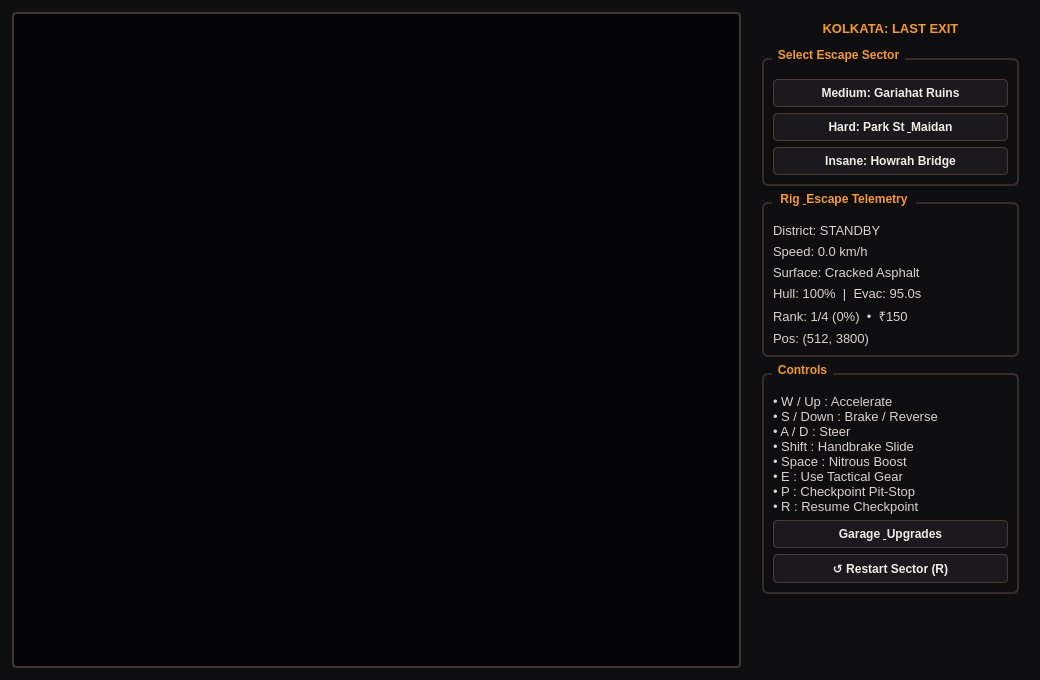
<?xml version="1.0" encoding="UTF-8"?>
<ui version="4.0">
 <class>MainWindow</class>
 <widget class="QMainWindow" name="MainWindow">
  <property name="geometry">
   <rect>
    <x>0</x>
    <y>0</y>
    <width>1040</width>
    <height>680</height>
   </rect>
  </property>
  <property name="windowTitle">
   <string>Kolkata: Last Exit — Apocalyptic Mode-7 Escape</string>
  </property>
  <property name="styleSheet">
   <string notr="true">
    QMainWindow { background-color: #0e0d10; color: #e6e2dc; }
    QGroupBox { font-weight: bold; border: 2px solid #352b28; border-radius: 6px; margin-top: 10px; padding-top: 10px; color: #f59b23; }
    QGroupBox::title { subcontrol-origin: margin; subcontrol-position: top left; left: 10px; padding: 0 4px; }
    QPushButton { background-color: #1c191e; color: #f0ece6; border: 1px solid #4a3a34; border-radius: 4px; padding: 6px 12px; font-weight: bold; }
    QPushButton:hover { background-color: #2b2220; border-color: #f59b23; }
    QPushButton:pressed { background-color: #f59b23; color: #0e0d10; }
    QLabel { color: #d8d3cc; font-size: 10pt; }
   </string>
  </property>
  <widget class="QWidget" name="centralWidget">
   <layout class="QHBoxLayout" name="horizontalLayout">
    <property name="spacing"><number>12</number></property>
    <property name="leftMargin"><number>12</number></property>
    <property name="topMargin"><number>12</number></property>
    <property name="rightMargin"><number>12</number></property>
    <property name="bottomMargin"><number>12</number></property>
    <item>
     <widget class="QWidget" name="canvasContainer" native="true">
      <property name="sizePolicy">
       <sizepolicy hsizetype="Expanding" vsizetype="Expanding">
        <horstretch>3</horstretch>
        <verstretch>0</verstretch>
       </sizepolicy>
      </property>
      <property name="styleSheet">
       <string notr="true">background-color: #050507; border: 2px solid #423530; border-radius: 4px;</string>
      </property>
     </widget>
    </item>
    <item>
     <widget class="QWidget" name="controlPanel" native="true">
      <property name="sizePolicy">
       <sizepolicy hsizetype="Preferred" vsizetype="Expanding">
        <horstretch>1</horstretch>
        <verstretch>0</verstretch>
       </sizepolicy>
      </property>
      <property name="minimumSize">
       <size><width>275</width><height>0</height></size>
      </property>
      <layout class="QVBoxLayout" name="verticalLayout">
       <item>
        <widget class="QLabel" name="titleLabel">
         <property name="font">
          <font><pointsize>14</pointsize><bold>true</bold></font>
         </property>
         <property name="styleSheet">
          <string notr="true">color: #f59b23; margin-bottom: 6px;</string>
         </property>
         <property name="text">
          <string>KOLKATA: LAST EXIT</string>
         </property>
         <property name="alignment"><set>Qt::AlignCenter</set></property>
        </widget>
       </item>
       <item>
        <widget class="QGroupBox" name="groupLevels">
         <property name="title"><string>Select Escape Sector</string></property>
         <layout class="QVBoxLayout" name="levelLayout">
          <item>
           <widget class="QPushButton" name="btnLevel1">
            <property name="text"><string>Medium: Gariahat Ruins</string></property>
           </widget>
          </item>
          <item>
           <widget class="QPushButton" name="btnLevel2">
            <property name="text"><string>Hard: Park St &amp; Maidan</string></property>
           </widget>
          </item>
          <item>
           <widget class="QPushButton" name="btnLevel3">
            <property name="text"><string>Insane: Howrah Bridge</string></property>
           </widget>
          </item>
         </layout>
        </widget>
       </item>
       <item>
        <widget class="QGroupBox" name="groupTelemetry">
         <property name="title"><string>Rig &amp; Escape Telemetry</string></property>
         <layout class="QVBoxLayout" name="telemetryLayout">
          <item><widget class="QLabel" name="lblDistrict"><property name="text"><string>District: STANDBY</string></property></widget></item>
          <item><widget class="QLabel" name="lblSpeed"><property name="text"><string>Speed: 0.0 km/h</string></property></widget></item>
          <item><widget class="QLabel" name="lblSurface"><property name="text"><string>Surface: Cracked Asphalt</string></property></widget></item>
          <item><widget class="QLabel" name="lblLap"><property name="text"><string>Hull: 100%  |  Evac: 95.0s</string></property></widget></item>
          <item><widget class="QLabel" name="lblHeading"><property name="text"><string>Rank: 1/4 (0%)  •  ₹150</string></property></widget></item>
          <item><widget class="QLabel" name="lblPos"><property name="text"><string>Pos: (512, 3800)</string></property></widget></item>
         </layout>
        </widget>
       </item>
       <item>
        <widget class="QGroupBox" name="groupControls">
         <property name="title"><string>Controls</string></property>
         <layout class="QVBoxLayout" name="controlsLayout">
          <item>
           <widget class="QLabel" name="lblCtrlHelp">
            <property name="text">
             <string>• W / Up : Accelerate
• S / Down : Brake / Reverse
• A / D : Steer
• Shift : Handbrake Slide
• Space : Nitrous Boost
• E : Use Tactical Gear
• P : Checkpoint Pit-Stop
• R : Resume Checkpoint</string>
            </property>
           </widget>
          </item>
          <item>
           <widget class="QPushButton" name="btnCelebration">
            <property name="text"><string>Garage &amp; Upgrades</string></property>
           </widget>
          </item>
          <item>
           <widget class="QPushButton" name="btnReset">
            <property name="text"><string>↺ Restart Sector (R)</string></property>
           </widget>
          </item>
         </layout>
        </widget>
       </item>
       <item>
        <spacer name="verticalSpacer">
         <property name="orientation"><enum>Qt::Vertical</enum></property>
         <property name="sizeHint" stdset="0">
          <size><width>20</width><height>40</height></size>
         </property>
        </spacer>
       </item>
      </layout>
     </widget>
    </item>
   </layout>
  </widget>
 </widget>
 <resources/>
 <connections/>
</ui>
